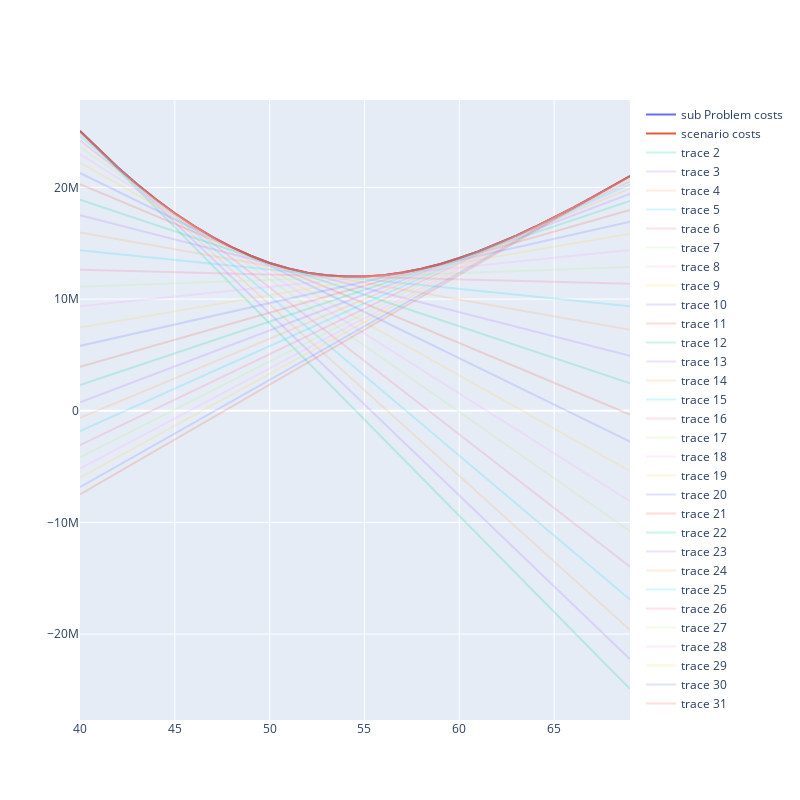

Here is the notebook cell this chart was saved with:
### Code cell
vals = []
cost = []
m = []
c = []

rng = (40,70)
for x in range(rng[0],rng[1]):
    dual = getDual(x,demands,c_o,c_u)
    vals.append(getValue(dual,x,demands))
    cost.append(getCost(x,demands,c_o,c_u))
    m.append(sum(dual))
    c.append(np.matmul(dual.T,np.array(demands)))

fig = go.Figure()

fig.update_layout(
    height = 800,
    width = 800
)

fig.add_trace(go.Scatter(x=np.arange(rng[0],rng[1]), y=vals, name = 'sub Problem costs'))
fig.add_trace(go.Scatter(x=np.arange(rng[0],rng[1]), y=cost, name = 'scenario costs'))

for i in range(len(m)):
    fig.add_trace(go.Scatter(x=np.arange(rng[0],rng[1]), y=[c[i]-m[i]*x for x in np.arange(rng[0],rng[1])], opacity=0.2 ) )

fig.show()
